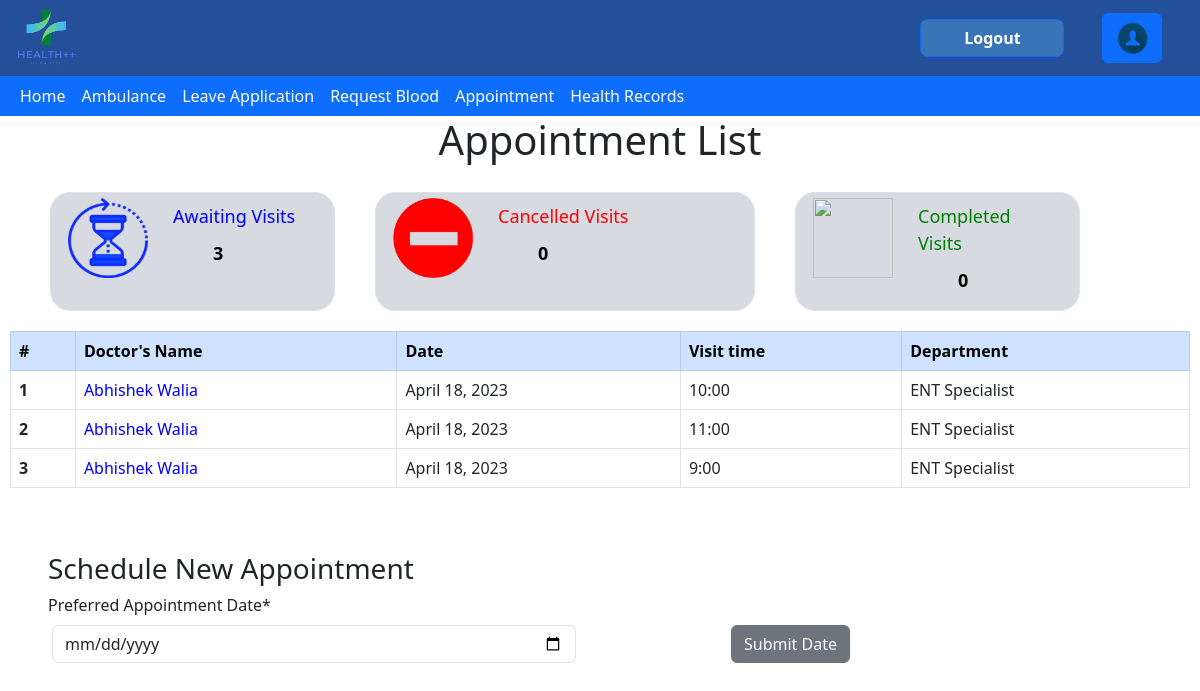
Page /book_appointment/ (signed in) on the committed database.
### health/models.py (models this page shows, shortened)
class Appointment(models.Model):
    doctor = models.ForeignKey(Doctor,blank = True, null = True , on_delete=models.CASCADE)
    patient = models.ForeignKey(Patient,blank = True, null = True , on_delete=models.CASCADE)
    timeSlot = models.ForeignKey(Time_Slot,blank = True, null = True , on_delete=models.CASCADE)
    status = models.BooleanField(default=True)

class Doctor(models.Model):
    user = models.ForeignKey(Account,null=True,on_delete=models.CASCADE)
    Department=models.CharField(
        max_length=120,
        choices=Department_Choices,
    )
    Doctor_Name = models.CharField(max_length=50,null=True)
    Post= models.CharField(max_length=60,default="Doctor")

class Time_Slot(models.Model):
    starttime = models.IntegerField(null=True)
    total_patient=models.IntegerField(default=0)
    date = models.DateField(null=True)
    doctors=models.ManyToManyField(Doctor)

### health/views.py (the view)
# urls.py: path('book_appointment/',views.book_appointment,name='book_appointment'),
@login_required
def book_appointment(request):
    assign_roles()
    appointments,count_completed = getappointments(request)
    return render(request,'health/appointment_form.html',{'submit':0,"appointments":appointments,"count":appointments.count(),"completed":count_completed})

### health/views.py (called while the page is built)
@login_required
def getappointments(request):
    user=Account.objects.get(user=request.user)
    if(user.Role=="Doctor"):
        doctor = Doctor.objects.get(user = user)
        appointments = Appointment.objects.filter(doctor = doctor,status = True)
        completed_appointments = Appointment.objects.filter(doctor = doctor,status = False).count()
    else:
        patient = Patient.objects.get(user = user)
        appointments = Appointment.objects.filter(patient = patient,status = True)
        completed_appointments = Appointment.objects.filter(patient = patient,status = False).count()
    return appointments , completed_appointments

### health/templates/health/appointment_form.html (shortened to what this page needs)
{% extends 'health/base.html' %}
{%load static%}
{%block content%}
<html>
    <head>
        <link href="https://cdn.jsdelivr.net/npm/bootstrap@5.3.0-alpha1/dist/css/bootstrap.min.css" rel="stylesheet">
    </head>
    {%if user.account.Role == 'Student' or user.account.Role == 'Doctor' %}
    <body>
        <div class="appointmentList">
            <h1 style='text-align: center;'>Appointment List</h1>
            <div class="row status" >
                <div class="c col-md-3 col-sm-8 border">
                    <img class="i" src="{%static 'health/images/appointment/waiting.png'%}" alt="" style='float: left;'></img>
                    <p class="Visits" style='color: blue;'>Awaiting Visits</p>
                    <p class="Visit_number">{{count}}</p>
                </div>
                <div class="c col-md-4 col-sm-8 border">
                    <img class="i" src="{%static 'health/images/appointment/cancelled.png'%}" alt="" style='float: left;'></img>
                    <p class="Visits" style='color: red;'>Cancelled Visits</p>
                    <p class="Visit_number">0</p>
                </div>
                <div class="c col-md-3 col-sm-8 border">
                    <img class="i" src="{%static 'health/images/appointment/done.png'%}" alt="" style='float: left;'></img>
                    <p class="Visits" style='color:green;'>Completed Visits</p>
                    <p class="Visit_number">0</p>
                </div>
            </div>
            <div class="table-responsive">
                <table class="table table-bordered table-hover">
                    <thead class="table-primary">
                        <tr>
                            <th scope="col">#</th>
                            {%if user.account.Role == 'Student' %}
                            <th scope="col">Doctor's Name</th>
                            {%else%}
                            <th scope="col">Patient's Name</th>
                            {%endif%}
                            <th scope="col">Date</th>
                            <th scope="col">Visit time</th>
                            {% if user.account.Role == 'Student' %}
                            <th scope="col">Department </th>
                            {% endif %}
                        </tr>
                    </thead>
                    <tbody>
                        {%if user.account.Role == 'Doctor'%}
                        {% for appointment in appointments %}
                        <tr>
                            <th scope="row">{{forloop.counter}}</th>
                            <td style='color: blue;'>{{appointment.patient.Patient_Name}}</td>
                            <td>{{appointment.timeSlot.date}}</td>
                            <td>{{appointment.timeSlot.starttime}}:00</td>
                            <td>{{appointment.patient.user.Gender}}</td>
                            <th> <button class="View"><a href="{%url 'home_health_record' %}" class="btn btn-primary"> Create </a></button></th>
                        </tr>
                        {%endfor%}
                        {%else%}
                            {% for appointment in appointments %}
                        <tr>
                            <th scope="row">{{forloop.counter}}</th>
                            <td style='color: blue;'>{{appointment.doctor.Doctor_Name}}</td>
                            <td>{{appointment.timeSlot.date}}</td>
                            <td>{{appointment.timeSlot.starttime}}:00</td>
                            <td>{{appointment.doctor.Department}}</td>
                        </tr>
                            {%endfor%}
                        {%endif%}
                    </tbody>
                </table>
            </div>
        </div>
        <div class="mt-5 mx-5">
            <h3>Schedule New Appointment</h3>
            <form method="get" action={% url 'submitdate' %} class="row g-3 needs-validation" id="dateForm" novalidate>
                <label htmlFor="validationCustom04" class="form-label">Preferred Appointment Date*</label>
                <div class="row">
                    <div class="col-md-6"><input name="date" type="date" class="form-control" id="appointmentdate" required></input>
                    </div>
                    <div class="col-md-3">
                        <button class="btn btn-secondary" style='float: right;' type="submit">Submit Date</button>
                    </div>
                </div>
            </form>
        </div>
        {%else%}
        <h1>You are not authorized to access this page</h1>
        {%endif%}
    </body>
    <html>
{%endblock%}

### health/templates/health/appointment_form.html (style rules this page uses)
.appointmentList { margin-left: 10px; margin-right: 10px; }
.status { margin-left: 20px; margin-right: 20px; }
.i { margin: 5px; width: 80px; height: 80px; }
.c { background-color: #d7dae0; border-radius: 20px; margin: 20px; }
.Visits { font-size: large; margin-top: 10px; margin-left: 110px; margin-right: 20px; margin-bottom: 0%; }
.Visit_number { margin-top: 10px; margin-left: 150px; font-weight: bold; font-size: large; color: black; }
td ,th { white-space : nowrap; overflow: hidden; }

### rows in the picture
Appointment: doctor.Doctor_Name "Abhishek Walia", timeSlot "April 18, 2023", timeSlot.starttime "10", doctor.Department "ENT Specialist"
Appointment: doctor.Doctor_Name "Abhishek Walia", timeSlot "April 18, 2023", timeSlot.starttime "11", doctor.Department "ENT Specialist"
Appointment: doctor.Doctor_Name "Abhishek Walia", timeSlot "April 18, 2023", timeSlot.starttime "9", doctor.Department "ENT Specialist"

### other values in the picture
{{ count }} "3"
